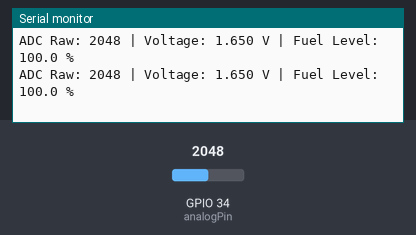
A sketch run on a simulated ESP32. Shown: the last lines printed to the serial monitor. The inputs (shaded band) are chosen by the test bench; at power-on: GPIO 34 (analogPin) = 2048.

Above: at 1.2 s.
1.3 s: GPIO 34 (analogPin) set to 2866
At 1.56 s:
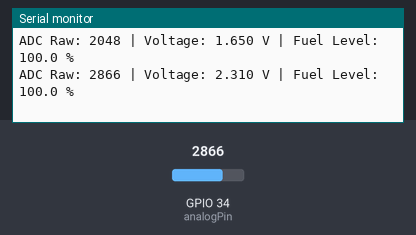
2.8 s: GPIO 34 (analogPin) set to 3603
At 2.96 s:
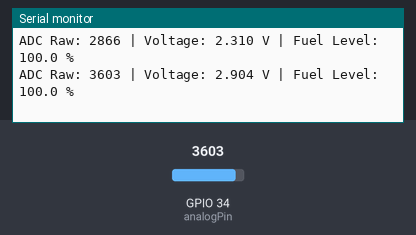
Timing chart, 0 to 5.8 s (numbered marks = the images above; inputs shaded):
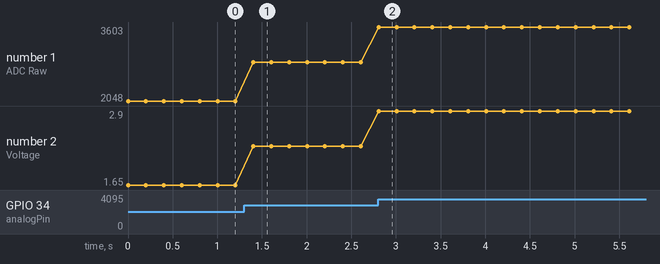

Measured:
- after the input at 1.3 s, the serial monitor: prints a new line after 0.10 s (image 1)
- after the input at 2.8 s, the serial monitor: prints a new line at once (image 2)
- plotted number 1: 2048 → 2866 after the input at 1.3 s, 2866 → 3603 after the input at 2.8 s
- plotted number 2: 1.65 → 2.31 after the input at 1.3 s, 2.31 → 2.9 after the input at 2.8 s

The sketch:

sketch_may7a.ino
```cpp
const int analogPin = 34;
const float Vref = 3.3;
const int ADCmax = 4095;
// 220 ohm resistor
// Calibration table
const int numPoints = 5;
float voltages[numPoints] = {0.00, 0.07, 0.30, 0.60, 0.85};
float percentages[numPoints] = {0, 25, 50, 75, 100};

void setup() {
  Serial.begin(19200);
}

float interpolate(float voltage) {
  if (voltage <= voltages[0]) return percentages[0];
  if (voltage >= voltages[numPoints - 1]) return percentages[numPoints - 1];

  for (int i = 0; i < numPoints - 1; i++) {
    if (voltage >= voltages[i] && voltage <= voltages[i + 1]) {
      float rangeV = voltages[i + 1] - voltages[i];
      float rangeP = percentages[i + 1] - percentages[i];
      float fraction = (voltage - voltages[i]) / rangeV;
      return percentages[i] + fraction * rangeP;
    }
  }

  return 0; // fallback
}

void loop() {
  int raw = analogRead(analogPin);
  float voltage = raw * Vref / ADCmax;
  float fuelPercent = interpolate(voltage);

  Serial.print("ADC Raw: ");
  Serial.print(raw);
  Serial.print(" | Voltage: ");
  Serial.print(voltage, 3);
  Serial.print(" V | Fuel Level: ");
  Serial.print(fuelPercent, 1);
  Serial.println(" %");

  delay(200);
}
```
